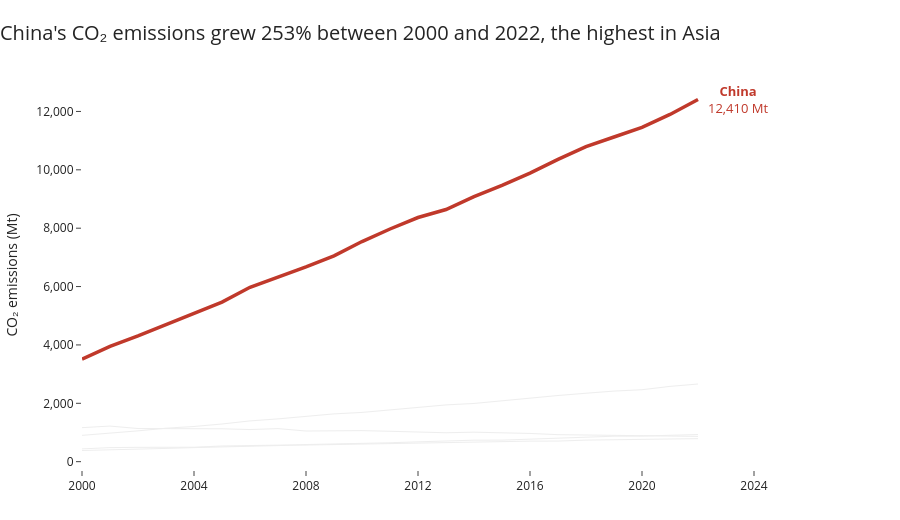

The code cell stored with this chart in its notebook:
### Code cell
# Task 2: total CO2 emissions, Asian countries, one highlighted
HIGHLIGHT_2 = 'China'   # change to any Asian country from the table above

hl = asia[asia['Country'] == HIGHLIGHT_2].sort_values('Year')
y0, y1 = hl['Year'].iloc[0], hl['Year'].iloc[-1]
v0, v1 = hl['CO2_Mt'].iloc[0], hl['CO2_Mt'].iloc[-1]
pct = (v1 / v0 - 1) * 100
direction = "grew" if pct > 0 else "fell"

# Only claim "highest in Asia" if the data supports it
last_vals = asia[asia['Year'] == y1].set_index('Country')['CO2_Mt']
is_top = last_vals.idxmax() == HIGHLIGHT_2
tail = ", the highest in Asia" if is_top else ""

title_2 = f"{HIGHLIGHT_2}'s CO₂ emissions {direction} {abs(pct):.0f}% between {y0} and {y1}{tail}"

fig2 = highlight_line_chart(
    asia, 'CO2_Mt', HIGHLIGHT_2, title_2,
    y_title='CO₂ emissions (Mt)', label_fmt='{:,.0f} Mt')
fig2.show()

### Figure 1 — Plotly figure (JSON) as saved in the notebook; plotly's stock layout.template omitted (floating-point values rounded to 4 significant figures)
{"data": [{"hoverinfo": "skip", "line": {"color": "#EEEEEE", "width": 1}, "mode": "lines", "showlegend": false, "type": "scatter", "x": [2000, 2001, 2002, 2003, 2004, 2005, 2006, 2007, 2008, 2009, 2010, 2011, 2012, 2013, 2014, 2015, 2016, 2017, 2018, 2019, 2020, 2021, 2022], "y": [901.6, 974.6, 1056.0, 1146.0, 1205.0, 1291.0, 1396.0, 1466.0, 1542.0, 1637.0, 1687.0, 1774.0, 1865.0, 1945.0, 1994.0, 2092.0, 2177.0, 2267.0, 2345.0, 2419.0, 2466.0, 2580.0, 2661.0]}, {"hoverinfo": "skip", "line": {"color": "#EEEEEE", "width": 1}, "mode": "lines", "showlegend": false, "type": "scatter", "x": [2000, 2001, 2002, 2003, 2004, 2005, 2006, 2007, 2008, 2009, 2010, 2011, 2012, 2013, 2014, 2015, 2016, 2017, 2018, 2019, 2020, 2021, 2022], "y": [382.8, 400.4, 430.7, 453.8, 482.6, 501.9, 533.0, 551.8, 586.6, 602.5, 614.5, 647.3, 680.1, 717.7, 736.3, 738.2, 768.8, 813.7, 834.8, 872.3, 876.5, 898.5, 930.5]}, {"hoverinfo": "skip", "line": {"color": "#EEEEEE", "width": 1}, "mode": "lines", "showlegend": false, "type": "scatter", "x": [2000, 2001, 2002, 2003, 2004, 2005, 2006, 2007, 2008, 2009, 2010, 2011, 2012, 2013, 2014, 2015, 2016, 2017, 2018, 2019, 2020, 2021, 2022], "y": [1166.0, 1220.0, 1136.0, 1131.0, 1151.0, 1127.0, 1101.0, 1133.0, 1050.0, 1061.0, 1064.0, 1042.0, 1005.0, 990.9, 1010.0, 996.6, 967.4, 925.1, 916.6, 914.5, 902.8, 898.1, 865.1]}, {"hoverinfo": "skip", "line": {"color": "#EEEEEE", "width": 1}, "mode": "lines", "showlegend": false, "type": "scatter", "x": [2000, 2001, 2002, 2003, 2004, 2005, 2006, 2007, 2008, 2009, 2010, 2011, 2012, 2013, 2014, 2015, 2016, 2017, 2018, 2019, 2020, 2021, 2022], "y": [438.1, 481.5, 490.6, 490.8, 494.6, 537.2, 539.0, 566.1, 570.0, 585.4, 595.9, 620.6, 631.1, 649.6, 646.2, 686.5, 704.0, 706.0, 738.5, 750.8, 755.8, 777.3, 789.5]}, {"hovertemplate": "%{x}: %{y:,.2f}<extra></extra>", "line": {"color": "#C0392B", "width": 3.5}, "mode": "lines", "showlegend": false, "type": "scatter", "x": [2000, 2001, 2002, 2003, 2004, 2005, 2006, 2007, 2008, 2009, 2010, 2011, 2012, 2013, 2014, 2015, 2016, 2017, 2018, 2019, 2020, 2021, 2022], "y": [3514.0, 3952.0, 4312.0, 4692.0, 5079.0, 5468.0, 5974.0, 6323.0, 6673.0, 7053.0, 7543.0, 7972.0, 8365.0, 8641.0, 9078.0, 9466.0, 9887.0, 10360.0, 10790.0, 11130.0, 11450.0, 11900.0, 12410.0]}], "layout": {"annotations": [{"font": {"color": "#C0392B", "size": 13}, "showarrow": false, "text": "<b>China</b><br>12,410 Mt", "x": 2022, "xanchor": "left", "xshift": 8, "y": 12410.0}], "height": 520, "margin": {"b": 50, "l": 60, "r": 130, "t": 80}, "plot_bgcolor": "white", "showlegend": false, "title": {"font": {"size": 20}, "text": "China's CO₂ emissions grew 253% between 2000 and 2022, the highest in Asia", "x": 0, "xanchor": "left"}, "width": 900, "xaxis": {"dtick": 4, "showgrid": false, "showline": false, "tickangle": 0, "title": {}}, "yaxis": {"showgrid": false, "showline": false, "tickformat": ",", "title": {"text": "CO₂ emissions (Mt)"}}}}
